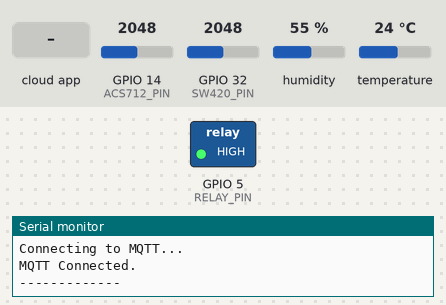
Bench run of a sketch on a simulated ESP32. On the bench: switched loads named in the sketch (green lamp = pin HIGH), the last lines printed to the serial monitor. The test bench sets the inputs (shaded band); at power-on: GPIO 14 (ACS712_PIN) = 2048, GPIO 32 (SW420_PIN) = 2048, humidity 55 %, temperature 24 °C. WiFi joins after 1.5 s; servers stay silent unless stated; no MQTT or app messages arrive unless stated.

Above: at 4.2 s.
4.3 s: the phone or cloud app sets relay to On
At 10.4 s:
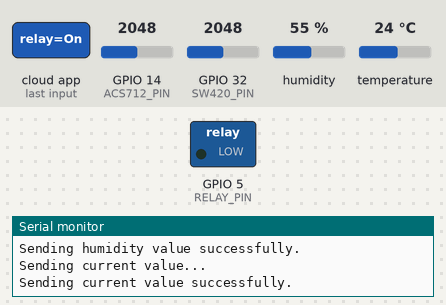
10.8 s: the phone or cloud app sets relay to Off
Timing chart, 0 to 13.8 s (numbered marks = the images above; inputs shaded):
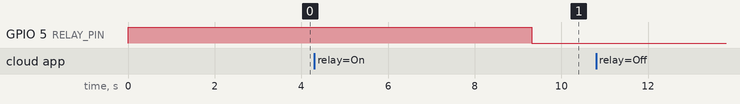

The sketch:

sis_ind.ino
```cpp
#include <WiFi.h>
#include <Adafruit_MQTT.h>
#include <Adafruit_MQTT_Client.h>
#include <DHT.h>


// Definições dos pinos
#define ACS712_PIN 14  // Pino de leitura do ACS712
#define DHT_PIN 26     // Pino de leitura do DHT22
#define SW420_PIN 32   // Pino de leitura do SW420 (sensor de vibração)
#define RELAY_PIN 5    // Pino do relé


// Credenciais da rede Wi-Fi e Adafruit IO
#define WIFI_SSID "your_wifi_name"
#define WIFI_PASS "your_wifi_pass"
#define AIO_SERVER "io.adafruit.com"
#define AIO_PORT 1883
#define AIO_USERNAME "your_username"
#define AIO_KEY "your_adafruit_io"


#define DHTTYPE DHT22


float temperature_Val = 0.0;
float humidity_Val = 0.0;
float current_Val = 0.0;


DHT dht22(DHT_PIN, DHTTYPE);

// Declara o objeto "WiFiClient" como "client".
WiFiClient client;

// Configura a classe do cliente MQTT passando o cliente WiFi e o servidor MQTT e os detalhes de login.
Adafruit_MQTT_Client mqtt(&client, AIO_SERVER, AIO_PORT, AIO_USERNAME, AIO_KEY);
Adafruit_MQTT_Publish temperature = Adafruit_MQTT_Publish(&mqtt, AIO_USERNAME "/feeds/temperature");
Adafruit_MQTT_Publish humidity = Adafruit_MQTT_Publish(&mqtt, AIO_USERNAME "/feeds/humidity");
Adafruit_MQTT_Publish current = Adafruit_MQTT_Publish(&mqtt, AIO_USERNAME "/feeds/current");
Adafruit_MQTT_Publish vibration = Adafruit_MQTT_Publish(&mqtt, AIO_USERNAME "/feeds/vibration");
Adafruit_MQTT_Subscribe relay = Adafruit_MQTT_Subscribe(&mqtt, AIO_USERNAME "/feeds/relay");


void MQTT_Connect() {
  int8_t ret;

  // Para se já estiver conectado.
  if (mqtt.connected()) {
    return;
  }

  Serial.println();
  Serial.println("-------------MQTT_Connect()");
  Serial.println("Connecting to MQTT...");


  while ((ret = mqtt.connect()) != 0) {
    Serial.println(mqtt.connectErrorString(ret));
    Serial.println("Retrying MQTT connection in 10 seconds...");
    mqtt.disconnect();
    delay(5000);
  }

  Serial.println("MQTT Connected.");
  Serial.println("-------------");
}


void read_DHT22() {
  Serial.println();
  Serial.println("-------------read_dht22()");

  // Lê umidade.
  humidity_Val = dht22.readHumidity();
  // Lê temperatura em Celcius.
  temperature_Val = dht22.readTemperature();

  // Checa se alguma leitura falhou.
  if (isnan(temperature_Val) || isnan(humidity_Val)) {
    Serial.println(F("Failed to read from DHT sensor!"));
    Serial.println();
    humidity_Val = 0;
    temperature_Val = 0.00;
  }

  Serial.print(F("Humidity: "));
  Serial.print(humidity_Val);
  Serial.print(F("% ||  Temperature: "));
  Serial.print(temperature_Val);
  Serial.println(F("°C"));
  Serial.println("-------------");
}


void read_ACS712() {
  int rawValue = analogRead(ACS712_PIN);  // Leitura bruta do pino analógico
  float voltage = (rawValue / 1024.0) * 5.0;  // Converte a leitura para uma tensão
  float current = (voltage - 2.5) / 0.185;  // Converte a tensão para corrente (sensibilidade de 185 mV por A)

  current_Val = abs(current);

  Serial.print("Current: ");
  Serial.print(current_Val);
  Serial.println(" A");
}


void read_SW420() {
  int vibrationIntensity = analogRead(SW420_PIN);  // Lê a intensidade da vibração

  Serial.print("Vibration Intensity: ");
  Serial.println(vibrationIntensity);
}


void setup() {
  Serial.begin(115200);
  Serial.println();

  pinMode(SW420_PIN, INPUT);

  pinMode(RELAY_PIN, OUTPUT);

  digitalWrite(RELAY_PIN, HIGH);
  delay(500);


  Serial.println();
  Serial.println("-------------Set Wifi to STA mode");
  Serial.println("WIFI mode : STA");
  WiFi.mode(WIFI_STA);
  Serial.println("-------------");
  delay(500);


  Serial.println();
  Serial.println("-------------Connect to WiFi");
  Serial.print("Connecting to ");
  Serial.println(WIFI_SSID);

  WiFi.disconnect(true);

  WiFi.begin(WIFI_SSID, WIFI_PASS);

  int connecting_process_timed_out = 20;
  connecting_process_timed_out = connecting_process_timed_out * 2;
  while (WiFi.status() != WL_CONNECTED) {
    Serial.print(".");
    delay(250);
    delay(250);
    if(connecting_process_timed_out > 0) connecting_process_timed_out--;
    if(connecting_process_timed_out == 0) {
      Serial.println();
      Serial.println("Failed to connect to WiFi. The ESP32 will be restarted.");
      Serial.println("-------------");
      delay(1000);
      ESP.restart();
    }
  }

  Serial.println();
  Serial.println("WiFi connected");
  Serial.print("Successfully connected to : ");
  Serial.println(WIFI_SSID);
  Serial.println("-------------");

  delay(500);


  dht22.begin();

  mqtt.subscribe(&relay);
}

#define VIBRATION_THRESHOLD 800  // Limite de vibração para desativar o relé
#define CURRENT_THRESHOLD 14.0   // Limite de corrente (em amperes) para desativar o relé

void loop() {
  MQTT_Connect();

  // Recupera informação do botão Liga/Desliga do Adafruit IO (Server) para controlar o relay.
  Adafruit_MQTT_Subscribe *subscription;

  while ((subscription = mqtt.readSubscription(5000))) {
    if (subscription == &relay) {
      Serial.println();
      Serial.print(F("Toggle Button Light Bulb 1 : "));
      Serial.println((char *)relay.lastread);

      if (!strcmp((char*) relay.lastread, "On")) {
        digitalWrite(RELAY_PIN, HIGH);
      } else if (!strcmp((char*) relay.lastread, "Off")) {
        digitalWrite(RELAY_PIN, LOW);
      }
    }
  }


  int vibrationIntensity = analogRead(SW420_PIN);
  if (!vibration.publish((int32_t)vibrationIntensity)) {
    Serial.println(F("Failed to send vibration intensity!"));
  } else {
    Serial.println(F("Vibration intensity sent successfully."));
  }

  read_DHT22();
  read_ACS712();
  read_SW420();


  // Verificação dos limites
  if (vibrationIntensity > VIBRATION_THRESHOLD || current_Val > CURRENT_THRESHOLD) {
    digitalWrite(RELAY_PIN, LOW);  // Desativa o relé
    Serial.println("Relé desativado devido a condições críticas!");
  } else {
    digitalWrite(RELAY_PIN, HIGH); // Mantém o relé ativado
    Serial.println("Relé ativado, condições normais.");
  }


  // Envia temperatura, umidade e corrente para Adafruit IO (Server).
  Serial.println();
  Serial.println("Sending temperature value...");

  if (!temperature.publish(temperature_Val)) {
    Serial.println(F("Failed to send temperature value !"));
  } else {
    Serial.println(F("Sending temperature value successfully."));
  }

  Serial.println();
  Serial.println("Sending humidity value...");

  if (!humidity.publish(humidity_Val)) {
    Serial.println(F("Failed to send humidity value !"));
  } else {
    Serial.println(F("Sending humidity value successfully."));
  }

  Serial.println();
  Serial.println("Sending current value...");
  if (!current.publish(current_Val)) {
    Serial.println(F("Failed to send current value!"));
  } else {
    Serial.println(F("Sending current value successfully."));
  }

  delay(5000);
}
```

Measured:
- after the input at 4.3 s, GPIO 5 (RELAY_PIN): HIGH → LOW after 5.0 s instead of 3.8 s
